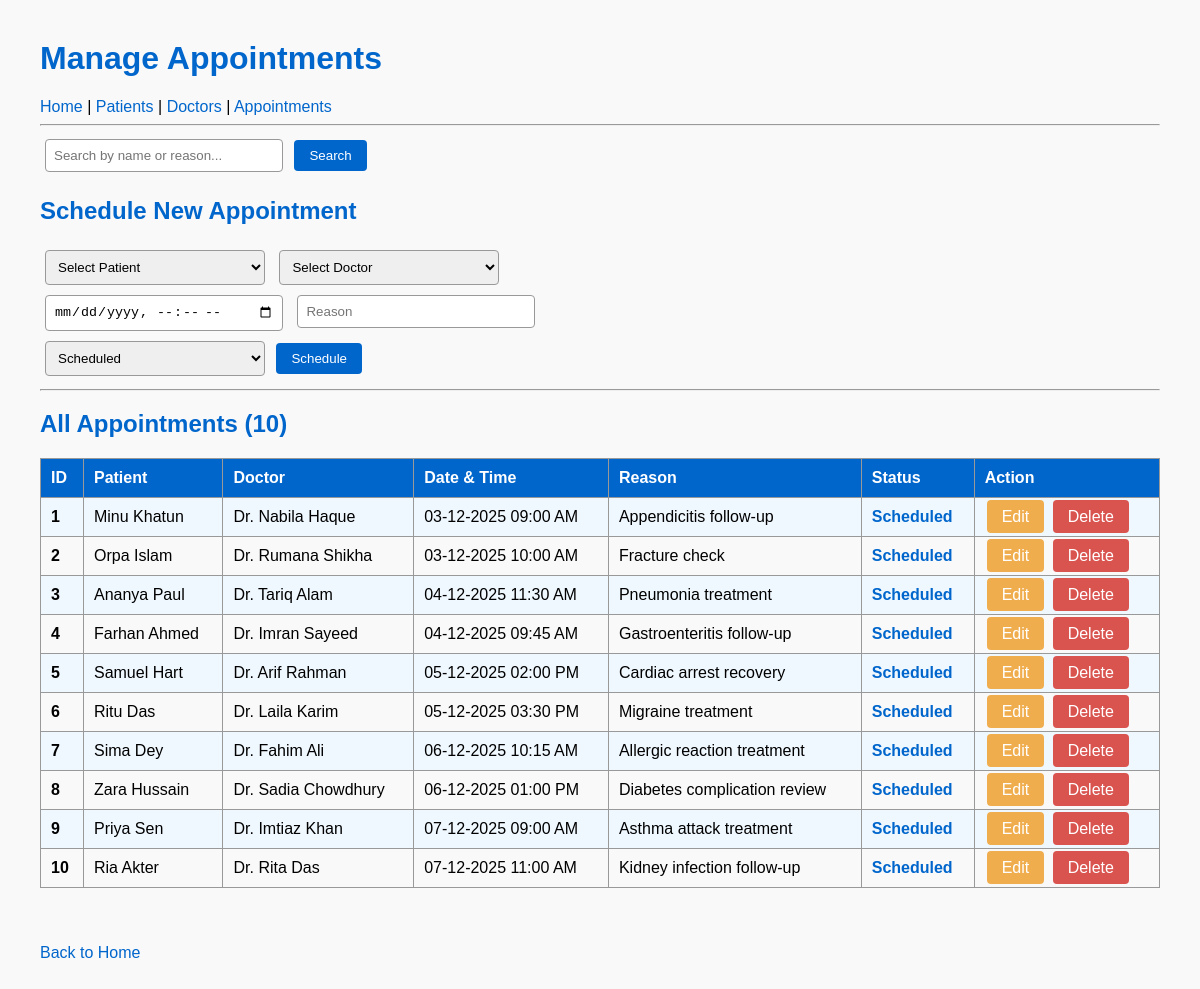
The page /hms/appointments.php on the database its author committed.
### tables this page shows
CREATE TABLE `appointment` (
  `appointment_id` int(11) NOT NULL,
  `patient_id` int(11) NOT NULL,
  `doctor_id` int(11) NOT NULL,
  `appointment_datetime` datetime NOT NULL,
  `reason` varchar(100) DEFAULT NULL,
  `status` enum('Scheduled','Completed','Cancelled') DEFAULT NULL
);

CREATE TABLE `patient` (
  `patient_id` int(11) NOT NULL,
  `first_name` varchar(20) NOT NULL,
  `last_name` varchar(20) NOT NULL,
  `date_of_birth` date NOT NULL,
  `gender` enum('M','F','Other') NOT NULL,
  `blood_group` enum('A+','A-','B+','B-','O+','O-','AB+','AB-') NOT NULL,
  `phone` varchar(15) NOT NULL,
  `email` varchar(50) NOT NULL,
  `address` varchar(50) NOT NULL
);

CREATE TABLE `doctor` (
  `doctor_id` int(11) NOT NULL,
  `first_name` varchar(20) NOT NULL,
  `last_name` varchar(20) NOT NULL,
  `gender` enum('M','F','Other') NOT NULL,
  `dob` date NOT NULL,
  `phone` varchar(15) DEFAULT NULL,
  `email` varchar(30) DEFAULT NULL,
  `address` varchar(50) DEFAULT NULL,
  `specialty` varchar(20) NOT NULL,
  `department_id` int(11) DEFAULT NULL
);

### hms/appointments.php (the view, shortened to what this page needs)
<?php
require 'db.php';
$edit = false;
$edit_data = null;
$search = isset($_GET['search']) ? trim($_GET['search']) : '';
$sql = "SELECT a.*,
               p.first_name AS p_first, p.last_name AS p_last,
               d.first_name AS d_first, d.last_name AS d_last
        FROM appointment a
        LEFT JOIN patient p ON a.patient_id = p.patient_id
        LEFT JOIN doctor d ON a.doctor_id = d.doctor_id
        WHERE p.first_name LIKE ? OR p.last_name LIKE ?
           OR d.first_name LIKE ? OR d.last_name LIKE ?
           OR a.reason LIKE ?
        ORDER BY a.appointment_id ASC";
$stmt = $pdo->prepare($sql);
$like = "%$search%";
$stmt->execute([$like, $like, $like, $like, $like]);
$appointments = $stmt->fetchAll();
?>
<!DOCTYPE html>
<html>
<head>
</head>
<body>
<h1>Manage Appointments</h1>
<a href="index.php">Home</a> | <a href="patients.php">Patients</a> | <a href="doctors.php">Doctors</a> | <a href="appointments.php">Appointments</a>
<hr>
<form method="GET">
    <input type="text" name="search" placeholder="Search by name or reason..." value="<?= htmlspecialchars($search) ?>" size="60">
    <button type="submit">Search</button>
</form>
<h2><?= $edit ? "Edit Appointment" : "Schedule New Appointment" ?></h2>
<form method="POST">
    <select name="patient_id" required>
        <option value="">Select Patient</option>
    </select>
    <select name="doctor_id" required>
        <option value="">Select Doctor</option>
    </select><br>
    <input type="datetime-local" name="appointment_datetime"
           value="<?= $edit ? str_replace(' ', 'T', $edit_data['appointment_datetime']) : '' ?>" required>
    <input type="text" name="reason" placeholder="Reason"
           value="<?= $edit ? htmlspecialchars($edit_data['reason']) : '' ?>" required><br>
    <select name="status" required>
        <option value="Scheduled" <?= ($edit && $edit_data['status']=='Scheduled') ? 'selected' : '' ?>>Scheduled</option>
    </select>
    <?php if($edit): ?>
        <input type="hidden" name="id" value="<?= $edit_data['appointment_id'] ?>">
        <button type="submit" name="update">Update</button>
        <a href="appointments.php"><button type="button" class="cancel-btn">Cancel</button></a>
    <?php else: ?>
        <button type="submit" name="add">Schedule</button>
    <?php endif; ?>
</form>
<hr>
<h2>All Appointments (<?= count($appointments) ?>)</h2>
<?php if(empty($appointments)): ?>
    <p>No appointments found.</p>
<?php else: ?>
<table>
    <tr>
        <th>ID</th><th>Patient</th><th>Doctor</th><th>Date & Time</th><th>Reason</th><th>Status</th><th>Action</th>
    </tr>
    <?php foreach($appointments as $a): ?>
    <tr>
        <td><strong><?= $a['appointment_id'] ?></strong></td>
        <td><?= htmlspecialchars($a['p_first'].' '.$a['p_last']) ?></td>
        <td>Dr. <?= htmlspecialchars($a['d_first'].' '.$a['d_last']) ?></td>
        <td><?= date('d-m-Y h:i A', strtotime($a['appointment_datetime'])) ?></td>
        <td><?= htmlspecialchars($a['reason']) ?></td>
        <td class="status-<?= strtolower($a['status']) ?>"><?= $a['status'] ?></td>
        <td>
            <a href="?edit=<?= $a['appointment_id'] ?>" class="btn edit-btn">Edit</a>
            <a href="?delete=<?= $a['appointment_id'] ?>" onclick="return confirm('Delete permanently?')" class="btn delete-btn">Delete</a>
        </td>
    </tr>
    <?php endforeach; ?>
</table>
<?php endif; ?>
<br><br>
<a href="index.php">Back to Home</a>
</body>
</html>

### hms/appointments.php (style rules this page uses)
body { font-family: Arial; margin: 40px; background: #f9f9f9; color: #000; }
h1, h2 { color: #0066cc; }
a { color: #0066cc; text-decoration: none; }
table { width: 100%; border-collapse: collapse; margin: 20px 0; }
th, td { border: 1px solid #999; padding: 10px; text-align: left; }
th { background: #0066cc; color: white; }
tr:nth-child(even) { background: #f0f8ff; }
input, select { padding: 8px; margin: 5px; width: 220px; border: 1px solid #999; border-radius: 4px; }
button, .btn { padding: 8px 15px; background: #0066cc; color: white; border: none; border-radius: 4px; cursor: pointer; margin: 5px 2px; }
.edit-btn { background: #f0ad4e; }
.delete-btn { background: #d9534f; }
.status-scheduled { color: #0066cc; font-weight: bold; }

### rows shown on the page
appointment: appointment_id "1", patient.last_name "Minu Khatun", doctor.last_name "Nabila Haque", appointment_datetime "03-12-2025 09:00 AM", reason "Appendicitis follow-up", status "Scheduled"
appointment: appointment_id "2", patient.last_name "Orpa Islam", doctor.last_name "Rumana Shikha", appointment_datetime "03-12-2025 10:00 AM", reason "Fracture check", status "Scheduled"
appointment: appointment_id "3", patient.last_name "Ananya Paul", doctor.last_name "Tariq Alam", appointment_datetime "04-12-2025 11:30 AM", reason "Pneumonia treatment", status "Scheduled"
appointment: appointment_id "4", patient.last_name "Farhan Ahmed", doctor.last_name "Imran Sayeed", appointment_datetime "04-12-2025 09:45 AM", reason "Gastroenteritis follow-up", status "Scheduled"
appointment: appointment_id "5", patient.last_name "Samuel Hart", doctor.last_name "Arif Rahman", appointment_datetime "05-12-2025 02:00 PM", reason "Cardiac arrest recovery", status "Scheduled"
appointment: appointment_id "6", patient.last_name "Ritu Das", doctor.last_name "Laila Karim", appointment_datetime "05-12-2025 03:30 PM", reason "Migraine treatment", status "Scheduled"
appointment: appointment_id "7", patient.last_name "Sima Dey", doctor.last_name "Fahim Ali", appointment_datetime "06-12-2025 10:15 AM", reason "Allergic reaction treatment", status "Scheduled"
appointment: appointment_id "8", patient.last_name "Zara Hussain", doctor.last_name "Sadia Chowdhury", appointment_datetime "06-12-2025 01:00 PM", reason "Diabetes complication review", status "Scheduled"
appointment: appointment_id "9", patient.last_name "Priya Sen", doctor.last_name "Imtiaz Khan", appointment_datetime "07-12-2025 09:00 AM", reason "Asthma attack treatment", status "Scheduled"
appointment: appointment_id "10", patient.last_name "Ria Akter", doctor.last_name "Rita Das", appointment_datetime "07-12-2025 11:00 AM", reason "Kidney infection follow-up", status "Scheduled"

### other values the page prints
count($appointments) "10"
